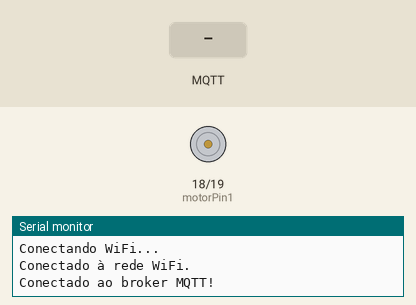
Recording of a sketch running on a simulated ESP32. Parts: motor-driver pin pairs drawn as motors (green arrow = first pin HIGH = forward, orange = second pin HIGH = backward, longer = more drive), the last lines printed to the serial monitor. The test bench sets the inputs (shaded band). WiFi joins after 1.5 s; servers stay silent unless stated; random numbers use the default seed unless the sketch sets one; no MQTT or app messages arrive unless stated.

Above: at 3.2 s.
3.3 s: MQTT message "ALIMENTAR" arrives on the first subscribed topic
At 3.8 s:
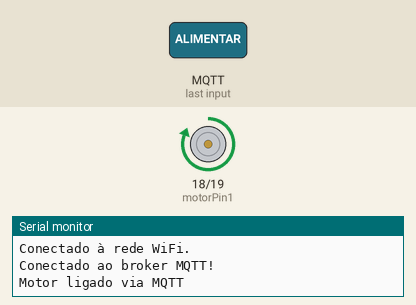
Timing chart, 0 to 9.8 s (numbered marks = the images above; inputs shaded):
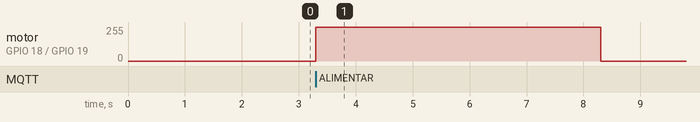

Measured:
- after the input at 3.3 s, motor on GPIO 18 (motorPin1) / GPIO 19 (motorPin2): stopped → forward 255/255 at once, → stopped 5.0 s later

The sketch:

sketch_nov8a.ino
```cpp
#include <PubSubClient.h>
#include <WiFi.h>
#include <Arduino.h>

#define buttonPin 32  // Pino da botoeira no ESP32

// Cria as instâncias (objetos) das classes
WiFiClient espClient;
PubSubClient client(espClient);

const int motorPin1 = 18;  // IN3 da ponte H
const int motorPin2 = 19;  // IN4 da ponte H

// Variáveis para o controle do motor
int motorSpeed = 460;                          // Velocidade fixa do motor (em microssegundos)
int motorRunning = 0;                          // Estado do motor
unsigned long buttonPressTime = 0;             // Tempo em que o motor foi ligado
unsigned long motorStartTime = 0;              // Tempo em que o motor foi ligado
unsigned long tempoLigado = 0;                 // Duração do funcionamento do motor
bool lastButtonState = HIGH;                   // Estado anterior do botão

/**
 * Função que configura e conecta no WiFI
 */
void setupWiFi() {
  const char *nomeRedeWiFi = "paitech";
  const char *password = "123456789";

  WiFi.begin(nomeRedeWiFi, password);

  while (WiFi.status() != WL_CONNECTED) {
    delay(1000);
    Serial.println("Conectando WiFi...");
  }
  Serial.println("Conectado à rede WiFi.");
}

/**
 * Função que configura e conecta no MQTT
 */
void setupMqtt() {
  const char *enderecoServidorMqtt = "broker.hivemq.com";
  const int portaServidorMqtt = 1883;

  client.setServer(enderecoServidorMqtt, portaServidorMqtt);
  client.setCallback(callback);

  while (!client.connected()) {
    String clientIdStr = "esp32_" + String(random(0xffff), HEX);
    const char *clientId = clientIdStr.c_str();

    if (client.connect(clientId)) {
      Serial.println("Conectado ao broker MQTT!");
    } else {
      Serial.print("Falha na conexão. Código de erro: ");
      Serial.println(client.state());
      delay(2000);
    }
  }
}

/**
 * Função que configura os tópicos do MQTT
 */
void setupTopicsMqtt() {
  const char *mqttTopicoAlimentar = "ALIMENTAR";
  const char *mqttTopicoAlimentar05 = "ALIMENTAR05";
  const char *mqttTopicoAlimentar10 = "ALIMENTAR10";
  const char *mqttTopicoAlimentar15 = "ALIMENTAR15";
  const char *mqttTopicoAlimentar20 = "ALIMENTAR20";

  client.subscribe(mqttTopicoAlimentar);
  client.subscribe(mqttTopicoAlimentar05);
  client.subscribe(mqttTopicoAlimentar10);
  client.subscribe(mqttTopicoAlimentar15);
  client.subscribe(mqttTopicoAlimentar20);
}

/**
 * Função callback para atender as requisições do MQTT
 */
void callback(char *topic, byte *payload, unsigned int length) {
  if (strcmp(topic, "ALIMENTAR") == 0) {
    tempoLigado = 5000;
    motorRunning = 1;
  } else if (strcmp(topic, "ALIMENTAR05") == 0) {
    tempoLigado = 5000;
    motorRunning = 1;
  } else if (strcmp(topic, "ALIMENTAR10") == 0) {
    tempoLigado = 10000;
    motorRunning = 1;
  } else if (strcmp(topic, "ALIMENTAR15") == 0) {
    tempoLigado = 15000;
    motorRunning = 1;
  } else if (strcmp(topic, "ALIMENTAR20") == 0) {
    tempoLigado = 20000;
    motorRunning = 1;
  }

  if (motorRunning) {
    motorStartTime = millis();  // Marca o tempo de início do motor
    Serial.println("Motor ligado via MQTT");
  }
}

void setup() {
  Serial.begin(115200);

  pinMode(buttonPin, INPUT_PULLUP);
  pinMode(motorPin1, OUTPUT);
  pinMode(motorPin2, OUTPUT);

  setupWiFi();
  setupMqtt();
  setupTopicsMqtt();
}

void loop() {
  client.loop();

  if (motorRunning) {
    // Liga o motor
    digitalWrite(motorPin1, HIGH);
    digitalWrite(motorPin2, LOW);

    // Verifica se o tempo de funcionamento acabou
    if (millis() - motorStartTime >= tempoLigado) {
      motorRunning = 0;
      digitalWrite(motorPin1, LOW);
      digitalWrite(motorPin2, LOW);
      Serial.println("Motor desligado");
    }
  }
}
```
